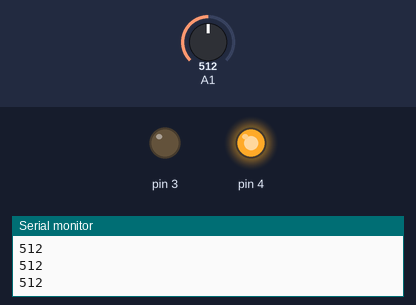
This sketch was run on a simulated Arduino Uno, built with avr-gcc and run on an emulated ATmega328P. On the bench: output pins drawn as LEDs (lit = HIGH), the last lines printed to the serial monitor. Inputs (shaded band) come from the test bench; at power-on: A1 = 512.

Above: at 1.2 s.
1.3 s: A1 set to 122
At 1.45 s:
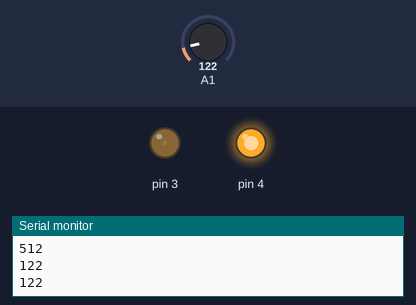
3.1 s: A1 set to 95
4.6 s: A1 set to 77
At 5.0 s:
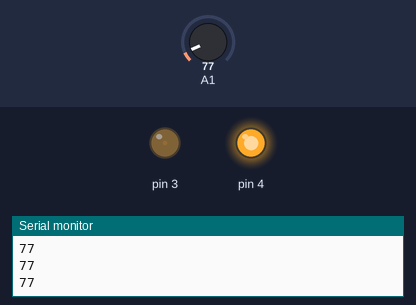
6.1 s: A1 set to 40
At 6.97 s:
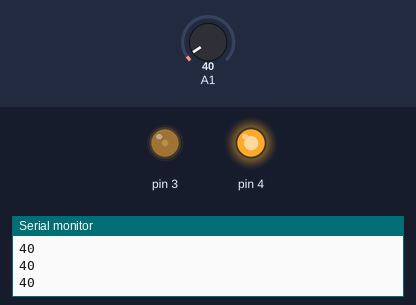
9.1 s: A1 set to 716
At 10.3 s:
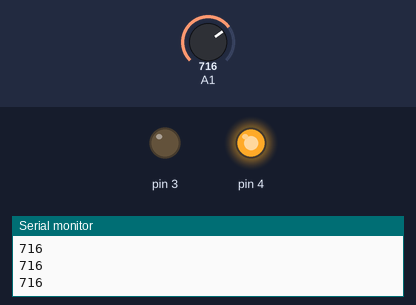
10.7 s: A1 set to 0
At 13.5 s:
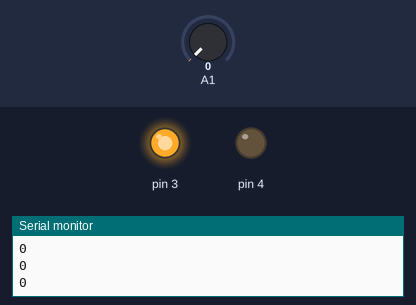
Timing chart, 0 to 14.7 s (numbered marks = the images above; inputs shaded):
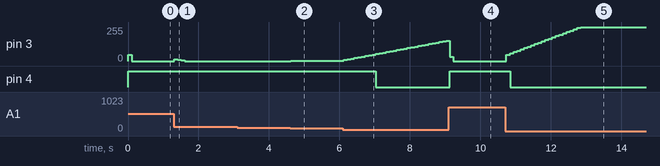

Measured:
- after the input at 1.3 s, pin 3: 0/255 → 15/255 at once, → 10/255 0.10 s later, → 5/255 0.10 s later, → 0/255 0.10 s later
- after the input at 4.6 s, pin 3: 0/255 → 1/255 at once
- after the input at 6.1 s, pin 3: moves from 1/255 to 153/255 over 2.9 s, starting at once; pin 4: HIGH → LOW after 0.93 s
- after the input at 9.1 s, pin 4: LOW → HIGH at once
- after the input at 10.7 s, pin 3: moves from 0/255 to 255/255 over 2.1 s, starting at once; pin 4: HIGH → LOW after 0.14 s

The sketch:

PID.ino
```cpp
#define THRESHOLD 50
#define fCoeff_P 0.2
#define fCoeff_I 0.2
#define fCoeff_D 0.4

int iTarget = 80;

int iPWM = 128;
float fP_error = 0.0;
float fI_error = 0.0;
float fD_error = 0.0;
float fP_error_previous = 0.0;
bool bRelay = 0;
bool flg = true;

void setup(){
  Serial.begin(9600);
  pinMode(3, OUTPUT);
  pinMode(4, OUTPUT);
}

void loop(){

  int iMonitor = analogRead(A1);

  fP_error =  fCoeff_P*(float)(iMonitor-iTarget)/1.5;
  fI_error += fCoeff_I*fI_error;
  fD_error =  fCoeff_D*(fP_error - fP_error_previous);
  fP_error_previous = fP_error;

  iPWM -= (int)(fP_error + fI_error + fD_error);

  if(iPWM<THRESHOLD-1)flg=true;
  if(iPWM>THRESHOLD)flg=false;

  switch (flg){
    case true:
      digitalWrite(4, HIGH);
      break;
    case false:
      digitalWrite(4, LOW);
      break;
  }

  if(iPWM > 255)iPWM = 255;
  if(iPWM < 0)iPWM = 0;

  analogWrite(3,iPWM);
  Serial.println(iMonitor);
  delay(100);

}
```
